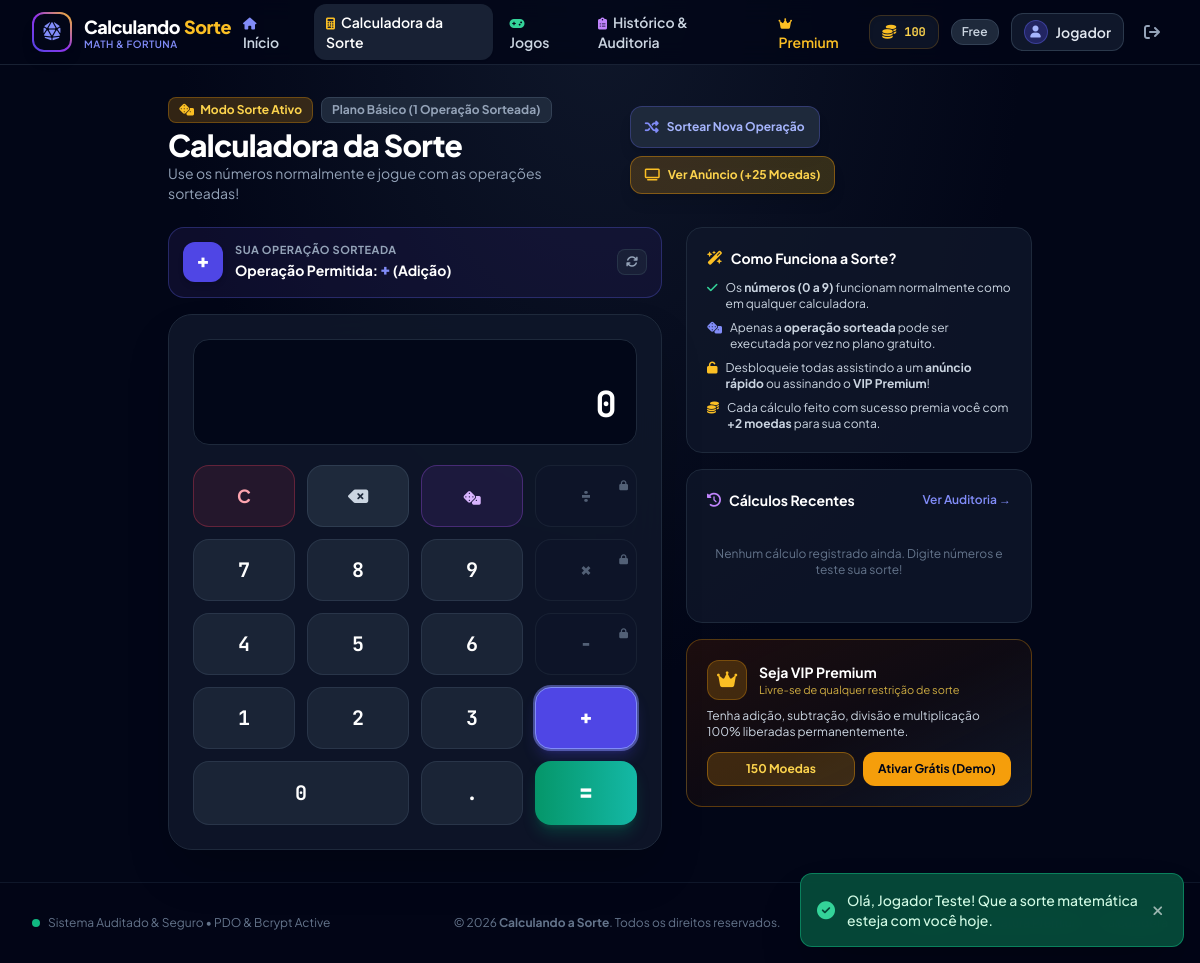
The page /calculadora.php (signed in) on the database its author committed.
### tables this page shows
CREATE TABLE IF NOT EXISTS `usuarios` (
    `id` INT AUTO_INCREMENT PRIMARY KEY,
    `nome` VARCHAR(100) NOT NULL,
    `email` VARCHAR(150) NOT NULL UNIQUE,
    `senha` VARCHAR(255) NOT NULL,
    `is_premium` TINYINT(1) NOT NULL DEFAULT 0,
    `moedas` INT NOT NULL DEFAULT 50,
    `operacao_atual` ENUM('+', '-', '*', '/') NOT NULL DEFAULT '+',
    `operacoes_desbloqueadas` VARCHAR(50) NOT NULL DEFAULT '+',
    `anuncio_desbloqueio_ate` DATETIME NULL DEFAULT NULL,
    `created_at` DATETIME NOT NULL DEFAULT CURRENT_TIMESTAMP,
    `updated_at` DATETIME NOT NULL DEFAULT CURRENT_TIMESTAMP ON UPDATE CURRENT_TIMESTAMP,
    INDEX `idx_email` (`email`),
    INDEX `idx_premium` (`is_premium`)
);

### calculadora.php (the view, shortened to what the rows shown need)
<?php
require_once __DIR__ . '/config/db.php';
require_once __DIR__ . '/config/session.php';
$user = getLoggedUserData($pdo);
require_once __DIR__ . '/includes/header.php';
require_once __DIR__ . '/includes/navbar.php';
?>
<div class="max-w-4xl mx-auto px-4 py-6 sm:py-8">
    <div class="flex flex-col sm:flex-row sm:items-center justify-between gap-4 mb-6">
        <div>
            <h1 class="text-2xl sm:text-3xl font-black text-white tracking-tight mt-1">Calculadora da Sorte</h1>
        </div>
    </div>
    <div class="grid grid-cols-1 lg:grid-cols-12 gap-6 items-start">
        <div class="lg:col-span-7">
            <div id="banner-op-atual" class="mb-4 p-3.5 rounded-2xl border transition-all duration-300 flex items-center justify-between
                <?= ($user['is_premium'] || $user['anuncio_ativo'])
                    ? 'bg-gradient-to-r from-amber-950/40 via-yellow-950/30 to-slate-900 border-amber-500/40'
                    : 'bg-indigo-950/40 border-indigo-500/30' ?>">
                <div class="flex items-center gap-3">
                    <div id="badge-op-atual" class="w-10 h-10 rounded-xl flex items-center justify-center font-mono font-black text-xl shadow-md
                        <?= ($user['is_premium'] || $user['anuncio_ativo'])
                            ? 'bg-amber-500 text-slate-950'
                            : 'bg-indigo-600 text-white' ?>">
                        <?= htmlspecialchars($user['operacao_atual']) ?>
                    </div>
                    <div>
                        <div class="text-[11px] font-bold uppercase tracking-wider text-slate-400">
                        </div>
                        <div id="texto-op-atual" class="text-sm font-bold text-white">
                            <?php if ($user['is_premium']): ?>
                                <span class="text-amber-400">VIP Premium: Todas as 4 operações liberadas!</span>
                            <?php elseif ($user['anuncio_ativo']): ?>
                                <span class="text-emerald-400">Bônus de Anúncio: Todas liberadas!</span>
                            <?php else: ?>
                                Operação Permitida: <span class="text-indigo-400 text-base font-mono font-black"><?= $user['operacao_atual'] ?></span> (<?=
                                    $user['operacao_atual'] === '+' ? 'Adição' : (
                                    $user['operacao_atual'] === '-' ? 'Subtração' : (
                                    $user['operacao_atual'] === '*' ? 'Multiplicação' : 'Divisão'))
                                ?>)
                            <?php endif; ?>
                        </div>
                    </div>
                </div>
            </div>
        </div>
    </div>
</div>
<?php require_once __DIR__ . '/includes/footer.php'; ?>

### includes/navbar.php (shortened to what the rows shown need)
<nav class="sticky top-0 z-40 bg-slate-950/80 backdrop-blur-md border-b border-slate-800/80">
    <div class="max-w-7xl mx-auto px-4 sm:px-6 lg:px-8">
        <div class="flex items-center justify-between h-16">
            <div class="hidden md:flex items-center gap-3">
                <?php if ($currentUser): ?>
                    <div class="flex items-center gap-2 bg-slate-900/90 border border-amber-500/20 px-3 py-1.5 rounded-xl shadow-inner">
                        <i class="fa-solid fa-coins text-amber-400 text-sm animate-pulse"></i>
                        <span class="text-xs font-bold text-amber-300 font-mono" id="nav-coins"><?= number_format($currentUser['moedas']) ?></span>
                    </div>
                    <?php if ($currentUser['is_premium']): ?>
                        <span class="inline-flex items-center gap-1 px-2.5 py-1 rounded-xl text-xs font-bold bg-gradient-to-r from-amber-500/20 to-yellow-500/20 text-amber-300 border border-amber-500/40">
                            <i class="fa-solid fa-crown text-[10px]"></i> VIP
                        </span>
                    <?php else: ?>
                        <span class="inline-flex items-center gap-1 px-2.5 py-1 rounded-xl text-xs font-semibold bg-slate-800 text-slate-300 border border-slate-700">
                            Free
                        </span>
                    <?php endif; ?>
                    <div class="relative group">
                        <a href="perfil.php" class="flex items-center gap-2 px-3 py-1.5 rounded-xl bg-slate-900 border border-slate-700/80 text-sm font-semibold text-slate-200 hover:border-indigo-500/50 transition">
                            <div class="w-6 h-6 rounded-full bg-indigo-600/30 border border-indigo-500/40 flex items-center justify-center text-xs text-indigo-300">
                                <i class="fa-solid fa-user"></i>
                            </div>
                            <span class="truncate max-w-[100px]"><?= htmlspecialchars(explode(' ', $currentUser['nome'])[0]) ?></span>
                        </a>
                    </div>
                    <button type="button" onclick="confirmarLogout()" class="p-2 rounded-xl text-slate-400 hover:text-rose-400 hover:bg-rose-500/10 transition" title="Sair da Conta">
                        <i class="fa-solid fa-arrow-right-from-bracket"></i>
                    </button>
                <?php endif; ?>
            </div>
        </div>
    </div>
</nav>

### rows shown on the page
usuarios: moedas "100", nome "Jogador", operacao_atual "+"

### other values the page prints
APP_NAME "Calculando a Sorte"
$flashToast['mensagem'] "Olá, Jogador Teste! Que a sorte matemática esteja com você hoje."
